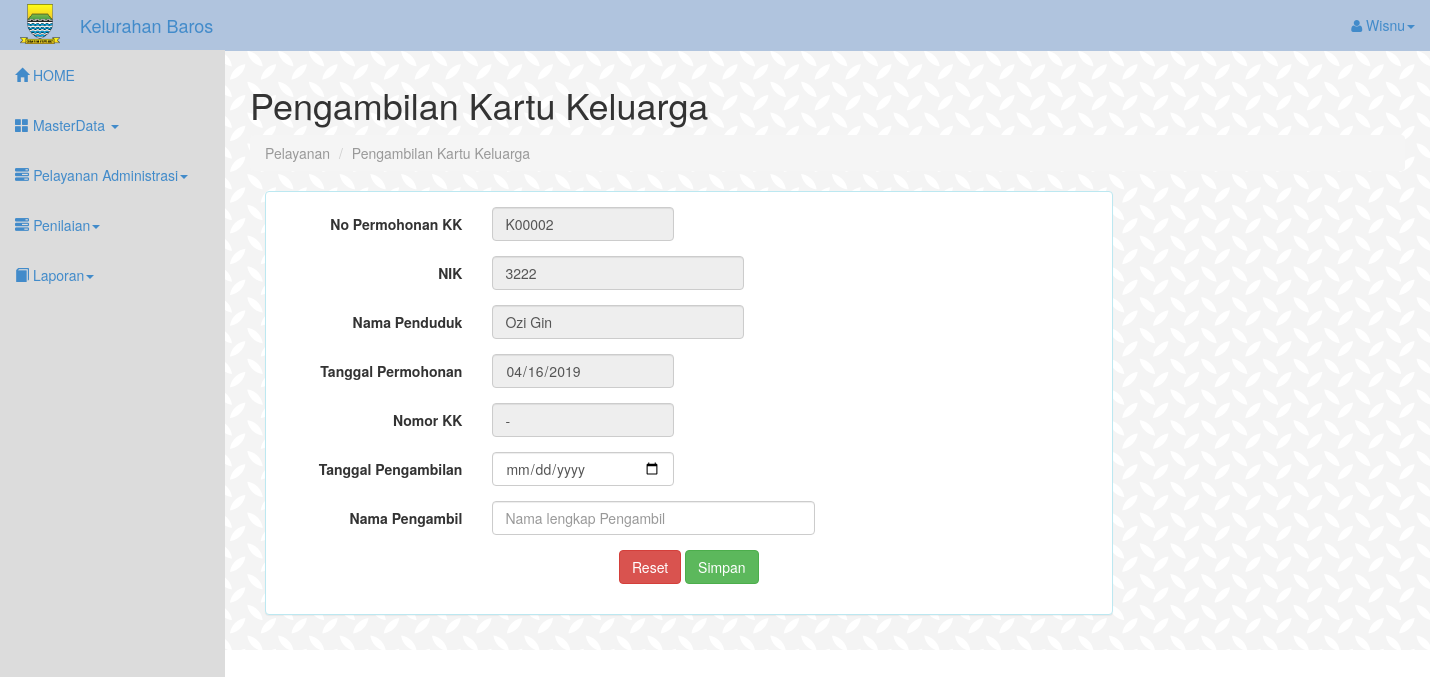
/pengambilan_kk.php?id=K00002 (signed in), run on the app's committed database.
### tables this page shows
CREATE TABLE `tb_permohonankk` (
  `no_permohonankk` varchar(10) NOT NULL,
  `nik` varchar(16) NOT NULL,
  `jenisPermohonan` varchar(30) NOT NULL,
  `tglPermohonan` date NOT NULL,
  `nomor_kk` varchar(16) NOT NULL,
  `tgl_cetak` date NOT NULL,
  `tgl_pengambilan` date NOT NULL,
  `nama_pengambil` varchar(50) NOT NULL,
  `status` varchar(30) NOT NULL
);

CREATE TABLE `tb_penduduk` (
  `id_penduduk` int(11) NOT NULL,
  `nik` varchar(16) NOT NULL,
  `nama` varchar(50) NOT NULL,
  `tempatLahir` varchar(30) NOT NULL,
  `tanggalLahir` date NOT NULL,
  `jenisKelamin` varchar(15) NOT NULL,
  `alamat` varchar(50) NOT NULL,
  `rt` varchar(3) NOT NULL,
  `rw` varchar(3) NOT NULL,
  `kelurahan` varchar(30) NOT NULL,
  `agama` varchar(30) NOT NULL,
  `pendidikan` varchar(30) NOT NULL,
  `statusPerkawinan` varchar(30) NOT NULL,
  `pekerjaan` varchar(50) NOT NULL,
  `golDarah` varchar(2) NOT NULL,
  `nomorTlp` varchar(15) NOT NULL,
  `foto` varchar(200) NOT NULL
);

### pengambilan_kk.php (the view, shortened to what this page needs)
<!DOCTYPE html>
<html lang="en">
  <head>
    <link href="assets/css/bootstrap.css" rel="stylesheet">
    <link href="assets/css/sb-admin.css" rel="stylesheet">
    <link rel="stylesheet" href="assets/font-awesome/css/font-awesome.min.css">
  </head>
<body>
<?php
require_once('koneksi.php');
if(isset($_GET['id'])){
  $id=($_GET['id']);
                      $query="SELECT * FROM tb_permohonankk as p JOIN tb_penduduk as d ON p.nik=d.nik where no_permohonankk='$id'";
                      $result=mysqli_query($koneksi,$query);
                      $data=mysqli_fetch_assoc($result);
                      $noper=$data["no_permohonankk"];
                      $nik=$data["nik"];
                      $nama=$data["nama"];
                      $tgl_permohonan=$data["tglPermohonan"];
                      $nomorkk=$data["nomor_kk"];
                      $status=$data["status"];
                  }if($status=="Sudah Diambil"){
                  	echo"<script>alert('KK Sudah Diambil')</script>";
          			echo"<script>location='tampil_kk.php';</script>";
                  }
                  ?>
 <div id="wrapper">
<?php
include"header.php";
?>
</div>
<div id="page-wrapper">
<div class="row" id="contentInput" >
          <div class="col-lg-12">
            <h1>Pengambilan Kartu Keluarga</h1>
            <ol class="breadcrumb">
              <li class="active">Pelayanan</li>
              <li class="active">Pengambilan Kartu Keluarga</li>
            </ol>
          </div>
      </div>
<div class="container">
        <div class="row row-table">
          <div class="col-sm-9 col-table">
          <div class="panel panel-info">
          <div class="panel-body">
         <form  action="" class="form-horizontal" method="POST" enctype="multipart/form-data">
                  <div class="form-group form-group-sm">
                    <label class=" control-label col-sm-3" for="txtno" control-label">No Permohonan KK</label>
                    <div class="col-sm-3">
                    <input type="text" class="form-control" name="txtno" id="txtno" value="<?php echo $noper; ?>" readonly>
                </div>
              </div>
               <div class="form-group form-group-sm">
                    <label class=" control-label col-sm-3" for="txtnik" control-label">NIK</label>
                    <div class="col-sm-4">
                    <input type="text" class="form-control" name="txtnik" id="txtnik" readonly value="<?php echo $nik; ?>">
                </div>
              </div>
              <div class="form-group form-group-sm">
                    <label class=" control-label col-sm-3" for="txtnama" control-label">Nama Penduduk</label>
                    <div class="col-sm-4">
                    <input type="text" class="form-control" name="txtnama" id="txtnama" readonly value="<?php echo $nama; ?>">
                </div>
              </div>
               <div class="form-group form-group-sm">
                    <label class=" control-label col-sm-3" for="txt_tglrekam" control-label">Tanggal Permohonan</label>
                    <div class="col-sm-3">
                    <input type="date" class="form-control" name="txt_permo" id="txt_permo" readonly value="<?php echo $tgl_permohonan; ?>">
                </div>
              </div>
              <div class="form-group form-group-sm">
                    <label class=" control-label col-sm-3" for="txt_nomorkk" control-label">Nomor KK</label>
                    <div class="col-sm-3">
                    <input type="text" class="form-control" name="txt_nomorkk" id="txt_nomorkk" readonly value="<?php echo $nomorkk; ?>">
                </div>
              </div>
               <div class="form-group form-group-sm">
                    <label class=" control-label col-sm-3" for="txt_tglpengambil" control-label">Tanggal Pengambilan</label>
                    <div class="col-sm-3">
                    <input type="date" class="form-control" name="txt_tglpengambil" id="txt_tglpengambil" placeholder="yyyy-mm-dd" required>
                </div>
              </div>
              <div class="form-group form-group-sm">
                    <label class=" control-label col-sm-3" for="txtnamapengambil" control-label">Nama Pengambil</label>
                    <div class="col-sm-5">
                    <input type="text" class="form-control" name="txtnamapengambil" id="txtnamapengambil" required placeholder="Nama lengkap Pengambil">
                </div>
              </div>
               <div class="form-group form-group=sm">
                    <center><button type="reset" align="right" class="btn btn-danger">Reset</button>
                    <input type="submit" align="right" class="btn btn-success"  value="Simpan" name="simpan"></center>
                </div>
</div>
 </div>

### assets/css/sb-admin.css (style rules this page uses)
body { margin-top: 50px; }
#wrapper { padding-left: 0; }
#page-wrapper { width: 100%; padding: 5px 15px; }
@media (min-width:768px) { #wrapper { padding-left: 225px; background:url(assets/logo/pat13.png); } }
@media (min-width:768px) { #page-wrapper { padding: 15px 25px; } }

### data on the page
tb_permohonankk: txtno "K00002", txtnik "3222", txtnama "Ozi Gin", txt_permo "04/16/2019", txt_nomorkk "-"

### other printed values
$_SESSION['userid'] "Wisnu"
